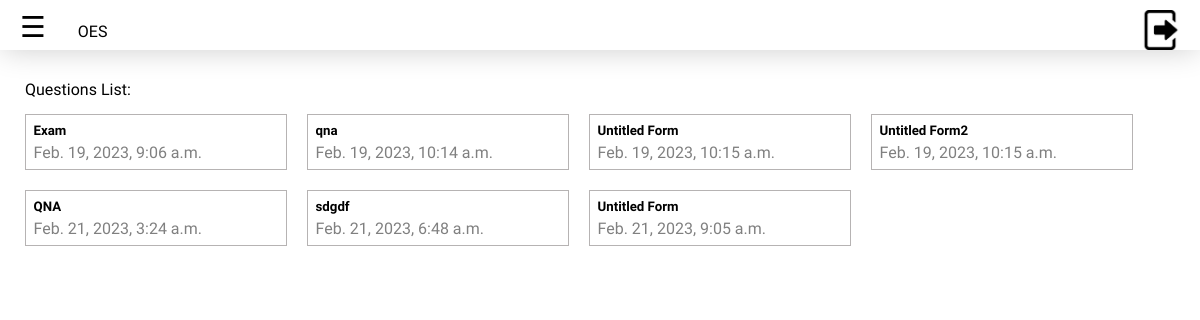
The page / (signed in) on the database as committed earlier.
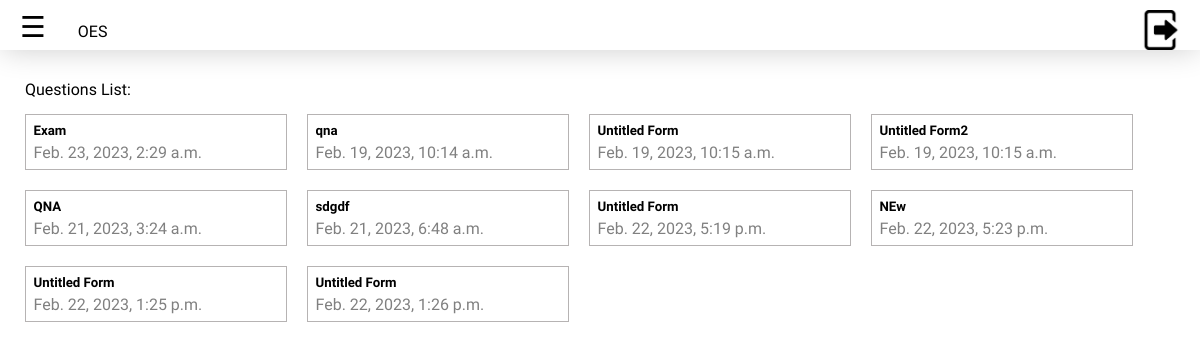
The same page on the database as committed later.
### questionForm/models.py (models this page shows)
class Form(models.Model):
    code = models.CharField(max_length=30)
    title = models.CharField(max_length=200)
    description = models.CharField(max_length=10000, blank = True)
    creator = models.ForeignKey(User, on_delete = models.CASCADE, related_name = "creator")
    background_color = models.CharField(max_length=20, default = "#d9efed")
    text_color = models.CharField(max_length=20, default="#272124")
    collect_email = models.BooleanField(default=False)
    authenticated_responder = models.BooleanField(default = False)
    edit_after_submit = models.BooleanField(default=False)
    confirmation_message = models.CharField(max_length = 10000, default = "Your answer has been submitted.")
    is_quiz = models.BooleanField(default=False)
    allow_view_score = models.BooleanField(default= True)
    createdAt = models.DateTimeField(auto_now_add = True)
    updatedAt = models.DateTimeField(auto_now = True)
    questions = models.ManyToManyField(Questions, related_name = "questions")

### questionForm/views.py (the view)
# urls.py: path('', views.index, name="index"),
def index(request): #TODO:only teacher
    if not request.user.is_authenticated:
        return HttpResponseRedirect(reverse('login'))
    if request.user.isStudent:
        forms = Form.objects.all()
        return render(request, "questionForm/studentHome.html", {
            "forms": forms
        })
    if request.user.isTeacher:
        forms = Form.objects.filter(creator = request.user)
        return render(request, "questionForm/index.html", {
            "forms": forms
        })

### questionForm/templates/questionForm/studentHome.html (shortened to what this page needs)
{% extends 'questionForm/layout.html' %}
{% load static %}
{% load static %}
{% block body %}
<div class="container-fluid">
    <div class="topnav nav-effect">
        <div class="nav-padding">
            <span class="nav-ham" id="nav-ham">&#9776;</span>
            <span class="nav-text" title = "Forms"><a href = "{% url 'index' %}" class="nav-link">OES</a></span>
            <a href="{% url 'logout' %}">
                <img src = "{% static 'questionForm/Logout.jpg' %}" alt = "Logout Icon" class="navbar-icon float-right logout-icon" title = "Logout">
            </a>
        </div>
    </div>
    <div class="container">
        <div class="form-list">
            <p class="forms-label">Questions List:</p>
            {% for i in forms %}
            <a href = "{% url 'edit_form' i.code %}" class="form-list-link">
                <div class="form-box">
                    <div class="form-list-title"><h5 class="form-list-title-text">{{i.title}}</h5></div>
                    {% if i.createdAt == i.updatedAt %}
                    <p class="form-list-timestamp">{{i.createdAt}}</p>
                    {% else %}
                    <p class="form-list-timestamp">{{i.updatedAt}}</p>
                    {% endif %}
                </div>
            </a>
            {% endfor %}
        </div>
    </div>
</div>
{% endblock %}

Rows that differ between the two databases and show on the page:
changed Form "Exam": updatedAt "Feb. 19, 2023, 9:06 a.m." → "Feb. 23, 2023, 2:29 a.m."
changed Form: updatedAt "Feb. 21, 2023, 9:05 a.m." → "Feb. 22, 2023, 5:19 p.m."
added Form: title "NEw", updatedAt "Feb. 22, 2023, 5:23 p.m."
added Form: title "Untitled Form", updatedAt "Feb. 22, 2023, 1:25 p.m."
added Form: title "Untitled Form", updatedAt "Feb. 22, 2023, 1:26 p.m."
